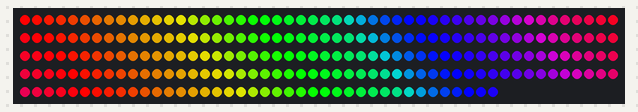
Recording of a sketch running on a simulated Arduino Uno, built with avr-gcc and run on an emulated ATmega328P. Shown: 240 RGB LEDs in strip order, left to right, continuing on the next row.

Above: at 0.66 s.
At 1.28 s:
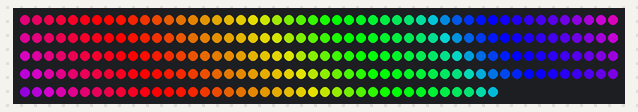
At 1.9 s:
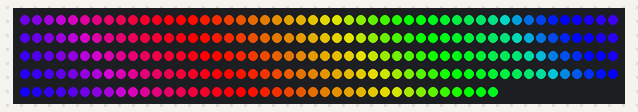
At 3.13 s:
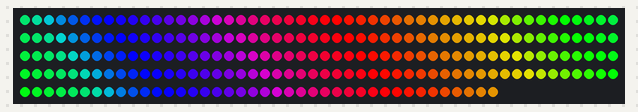
At 4.36 s:
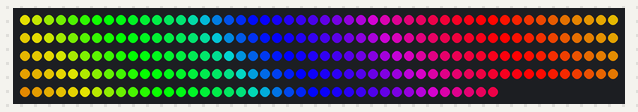
At 5.9 s:
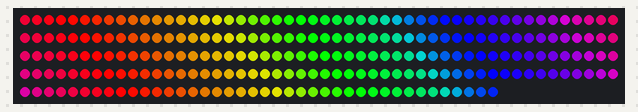

The sketch:

FillRainbow.ino
```cpp
#include "FastSPI_LED2.h"

#define NUM_LEDS 240
#define USE_LEDS 240

struct CRGB leds[NUM_LEDS];

void setup() {
  // sanity check delay - allows reprogramming if accidently blowing power w/leds
  delay(500);
  // For safety (to prevent too high of a power draw), the test case defaults to
  // setting brightness to 25% brightness
    LEDS.setBrightness(255);
    LEDS.addLeds<WS2811, 11, GRB>(leds, NUM_LEDS);
    LEDS.clear();
    //black();
}


void black() {
  for(int iLed = 0; iLed < NUM_LEDS; iLed++) {
    LEDS.showColor(CRGB(0, 0, 0));
  }
  LEDS.show();
}


void loop() {
  static uint8_t startinghue = 0;
  startinghue = startinghue - 1;
  fill_rainbow( leds, USE_LEDS, startinghue);
  LEDS.show();
  delay(5);
}
```

Measured:
- by itself, everything shown: repeats every 4.9 s, in 16 steps
